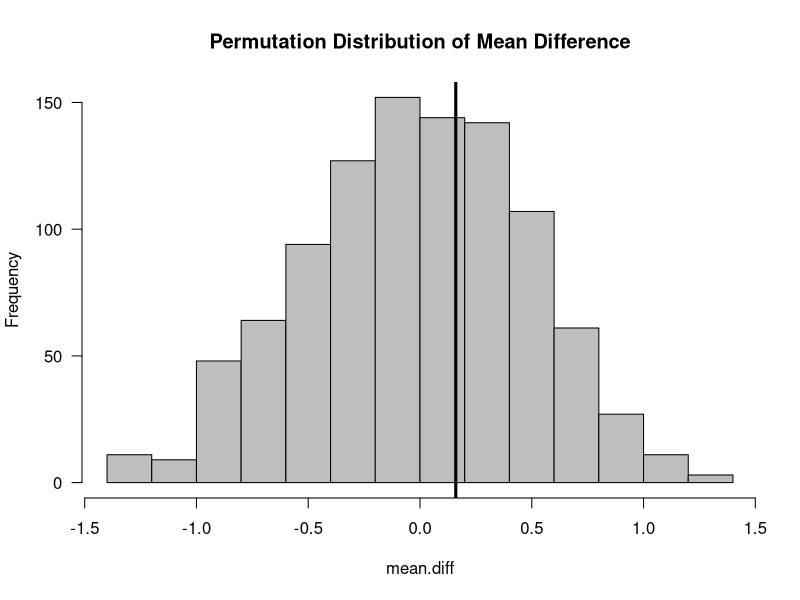

Reproduce this figure in R.
## ---- chunk 1
library(xtable)
z <- c(0.6, -0.8, -0.6, -0.9, 0.3, -1.3, 0.2, 0.7, -1.4, -0.4)
xx <- z
xx2 <- xx[c(3,9,8,7,10,6,5,1,4,2)]
xx3 <- xx[c(1,3,7,10,6,9,8,5,2,4)]
xx4 <- xx[c(4,8,1,7,10,3,9,6,5,2)]
xx5 <- xx[c(8,10,9,7,4,2,5,1,3,6)]
xx6 <- xx[c(1,3,2,5,10,8,4,7,9,6)]
theta.hat <- c(mean(xx[1:5]) - mean(xx[6:10]), mean(xx2[1:5]) - mean(xx2[6:10]),
               mean(xx3[1:5]) - mean(xx3[6:10]), mean(xx4[1:5]) - mean(xx4[6:10]),
               mean(xx5[1:5]) - mean(xx5[6:10]), mean(xx6[1:5]) - mean(xx6[6:10]))
A <- data.frame(OriginalData=c(xx, theta.hat[1]), Perm1=c(xx2, theta.hat[2]), Perm2=c(xx3, theta.hat[3]), Perm3=c(xx4, theta.hat[4]), 
                Perm4=c(xx5, theta.hat[5]), Perm5=c(xx6, theta.hat[6]))
rownames(A) <- c("z1", "z2", "z3", "z4", "z5", "z6", "z7", "z8", "z9", "z10", "mean difference")
tab <- xtable(A, digits=c(2, 2, 2, 2, 2, 2,2), align=rep("c", 7), caption="Example of Permuting a Vector of Responses.
              This example assumes n=m=5.")
print(tab, type="latex", comment=FALSE)
## ---- chunk 2
z <- c(0.6, -0.8, -0.6, -0.9, 0.3, -1.3, 0.2, 0.7, -1.4, -0.4) ## data
observed.diff <- mean(z[1:5]) - mean(z[6:10])  ## observed mean difference
nreps <- 1000
mean.diff <- rep(NA, nreps)
for(k in 1:nreps) {
    ss <- sample(1:10, size=10)  ## draw a random permutation
    z.perm <- z[ss]   ## form the permuted dataset
    mean.diff[k] <- mean(z.perm[1:5]) - mean(z.perm[6:10]) ## compute mean difference
                                                           ## for permuted dataset
}
hist(mean.diff, las=1, col="grey", main="Permutation Distribution of Mean Difference")
abline(v=observed.diff, lwd=3)
## ---- chunk 3
pval.mc <- (1 + sum(abs(mean.diff) >= abs(observed.diff)))/(nreps + 1)
round(pval.mc, 2)
